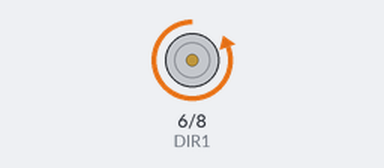
Bench run of a sketch on a simulated Arduino Uno, built with avr-gcc and run on an emulated ATmega328P. Shown: motor-driver pin pairs drawn as motors (green arrow = first pin HIGH = forward, orange = second pin HIGH = backward, longer = more drive).

Above: at 0.3 s.
At 4.4 s:
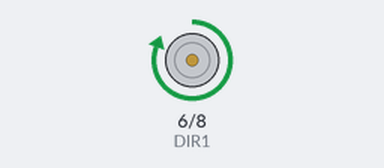
Timing chart, 0 to 6.3 s (numbered marks = the images above):
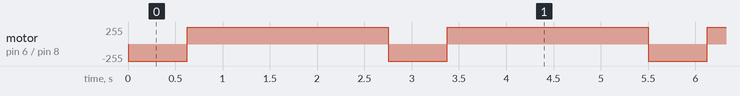

Measured:
- by itself, motor on pin 6 (DIR1) / pin 8 (DIR2): alternates forward 255/255 for 2.1 s and backward 255/255 for 0.62 s

The sketch:

mortor.ino
```cpp
#define DIR1 6
#define PUL1 7
#define DIR2 8
#define PUL2 9

void setup() {
  pinMode(DIR1, OUTPUT);
  pinMode(PUL1, OUTPUT);
  pinMode(DIR2, OUTPUT);
  pinMode(PUL2, OUTPUT);
}

void loop() {
  // 두 모터를 동시에 0.3바퀴 회전 (240 스텝)
  rotateMotorsSimultaneously(DIR1, PUL1, LOW, DIR2, PUL2, HIGH, 300);

  delay(500);
  // 두 모터를 동시에 역회전으로 0.3바퀴 회전
  rotateMotorsSimultaneously(DIR1, PUL1, HIGH, DIR2, PUL2, LOW, 300);

  // 2초 대기
  delay(2000);
}

void rotateMotorsSimultaneously(int dirPin1, int pulPin1, int dir1, int dirPin2, int pulPin2, int dir2, int steps) {
  digitalWrite(dirPin1, dir1);
  digitalWrite(dirPin2, dir2);
  for (int i = 0; i < steps; i++) {
    digitalWrite(pulPin1, HIGH);
    digitalWrite(pulPin2, HIGH);
    delayMicroseconds(200);
    digitalWrite(pulPin1, LOW);
    digitalWrite(pulPin2, LOW);
    delayMicroseconds(200);
  }
}
```
